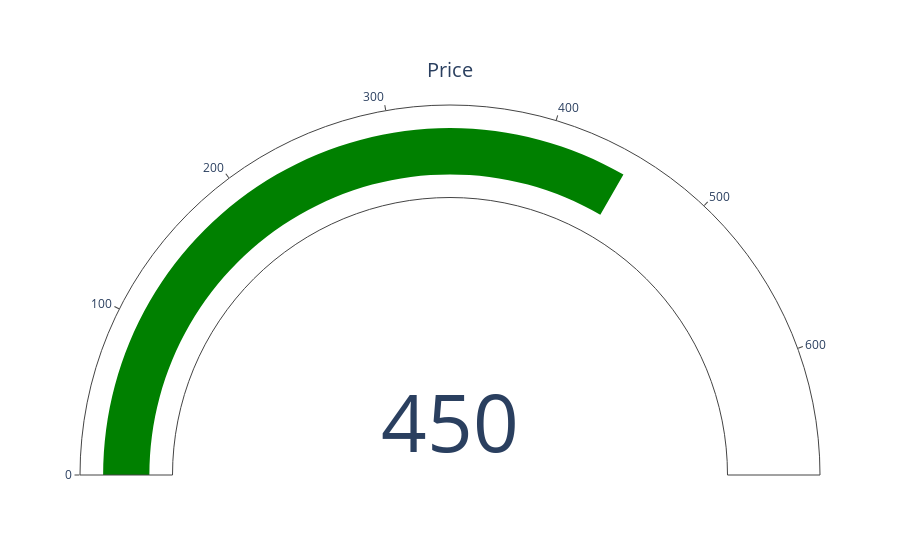

The notebook cell this image was saved under:
### Code cell
fig = go.Figure(go.Indicator(
    mode = "gauge+number",
    value = 450,
    title = {'text': "Price"},
    domain = {'x': [0, 1], 'y': [0, 1]}
))

fig.show()

### Figure 1 — Plotly figure (JSON) as saved in the notebook; plotly's stock layout.template omitted (floating-point values rounded to 4 significant figures)
{"data": [{"domain": {"x": [0, 1], "y": [0, 1]}, "mode": "gauge+number", "title": {"text": "Price"}, "type": "indicator", "value": 450}], "layout": {}}
